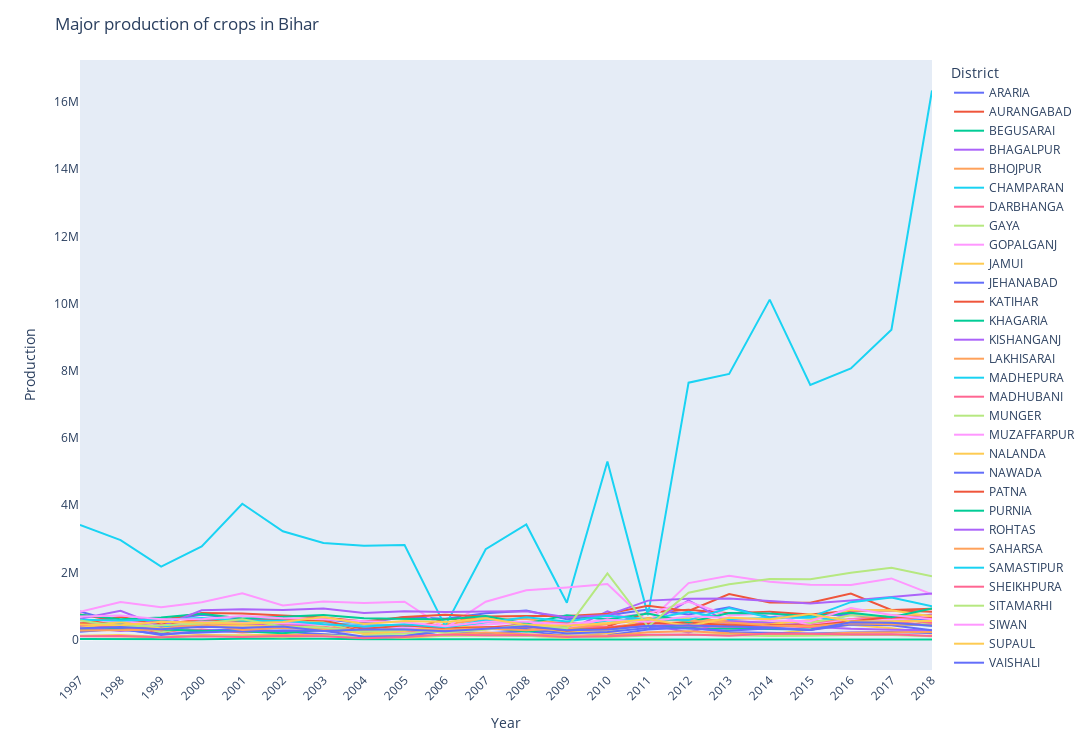

This figure's notebook cell:
### Code cell
temp=df.groupby(by=['District','Year']).sum().reset_index()
fig = px.line(temp, x='Year', y="Production", color="District",
                  line_group="District", hover_name="District")
fig.update_xaxes(showgrid=False,type='category')
fig.update_yaxes(showgrid=False)
fig.update_layout(xaxis_tickangle=-45,title='Major production of crops in Bihar',width=1200, height=750)
fig.show()

# fig.write_image("plots/production.png")

### Figure 1 — Plotly figure (JSON) as saved in the notebook; plotly's stock layout.template omitted (floating-point values rounded to 4 significant figures)
{"data": [{"hovertemplate": "<b>%{hovertext}</b><br><br>District=ARARIA<br>Year=%{x}<br>Production=%{y}<extra></extra>", "hovertext": ["ARARIA", "ARARIA", "ARARIA", "ARARIA", "ARARIA", "ARARIA", "ARARIA", "ARARIA", "ARARIA", "ARARIA", "ARARIA", "ARARIA", "ARARIA", "ARARIA", "ARARIA", "ARARIA", "ARARIA", "ARARIA", "ARARIA", "ARARIA", "ARARIA", "ARARIA"], "legendgroup": "ARARIA", "line": {"color": "#636efa", "dash": "solid"}, "mode": "lines", "name": "ARARIA", "showlegend": true, "type": "scatter", "x": [1997, 1998, 1999, 2000, 2001, 2002, 2003, 2004, 2005, 2006, 2007, 2008, 2009, 2010, 2011, 2012, 2013, 2014, 2015, 2016, 2017, 2018], "xaxis": "x", "y": [836859, 489792, 561797, 739463, 615699, 582055, 604366, 487054, 670125, 619500, 783227, 859985, 603758, 722218, 895584, 742002, 963354, 661433, 730432, 736307, 671329, 585403], "yaxis": "y"}, {"hovertemplate": "<b>%{hovertext}</b><br><br>District=AURANGABAD<br>Year=%{x}<br>Production=%{y}<extra></extra>", "hovertext": ["AURANGABAD", "AURANGABAD", "AURANGABAD", "AURANGABAD", "AURANGABAD", "AURANGABAD", "AURANGABAD", "AURANGABAD", "AURANGABAD", "AURANGABAD", "AURANGABAD", "AURANGABAD", "AURANGABAD", "AURANGABAD", "AURANGABAD", "AURANGABAD", "AURANGABAD", "AURANGABAD", "AURANGABAD", "AURANGABAD", "AURANGABAD", "AURANGABAD"], "legendgroup": "AURANGABAD", "line": {"color": "#EF553B", "dash": "solid"}, "mode": "lines", "name": "AURANGABAD", "showlegend": true, "type": "scatter", "x": [1997, 1998, 1999, 2000, 2001, 2002, 2003, 2004, 2005, 2006, 2007, 2008, 2009, 2010, 2011, 2012, 2013, 2014, 2015, 2016, 2017, 2018], "xaxis": "x", "y": [482519, 500030, 181924, 454354, 542358, 529014, 492161, 243099, 264793, 612586, 614574, 406222, 333749, 388927, 803711, 883509, 783630, 830327, 744977, 859975, 874444, 827188], "yaxis": "y"}, {"hovertemplate": "<b>%{hovertext}</b><br><br>District=BEGUSARAI<br>Year=%{x}<br>Production=%{y}<extra></extra>", "hovertext": ["BEGUSARAI", "BEGUSARAI", "BEGUSARAI", "BEGUSARAI", "BEGUSARAI", "BEGUSARAI", "BEGUSARAI", "BEGUSARAI", "BEGUSARAI", "BEGUSARAI", "BEGUSARAI", "BEGUSARAI", "BEGUSARAI", "BEGUSARAI", "BEGUSARAI", "BEGUSARAI", "BEGUSARAI", "BEGUSARAI", "BEGUSARAI", "BEGUSARAI", "BEGUSARAI", "BEGUSARAI"], "legendgroup": "BEGUSARAI", "line": {"color": "#00cc96", "dash": "solid"}, "mode": "lines", "name": "BEGUSARAI", "showlegend": true, "type": "scatter", "x": [1997, 1998, 1999, 2000, 2001, 2002, 2003, 2004, 2005, 2006, 2007, 2008, 2009, 2010, 2011, 2012, 2013, 2014, 2015, 2016, 2017, 2018], "xaxis": "x", "y": [17932, 13582, 5370, 9339, 25619, 26405, 26045, 5461, 12476, 1205, 5777, 1599, 897, 994, 1466, 2524, 593, 1143, 1091, 1208, 876, 1372], "yaxis": "y"}, {"hovertemplate": "<b>%{hovertext}</b><br><br>District=BHAGALPUR<br>Year=%{x}<br>Production=%{y}<extra></extra>", "hovertext": ["BHAGALPUR", "BHAGALPUR", "BHAGALPUR", "BHAGALPUR", "BHAGALPUR", "BHAGALPUR", "BHAGALPUR", "BHAGALPUR", "BHAGALPUR", "BHAGALPUR", "BHAGALPUR", "BHAGALPUR", "BHAGALPUR", "BHAGALPUR", "BHAGALPUR", "BHAGALPUR", "BHAGALPUR", "BHAGALPUR", "BHAGALPUR", "BHAGALPUR", "BHAGALPUR", "BHAGALPUR"], "legendgroup": "BHAGALPUR", "line": {"color": "#ab63fa", "dash": "solid"}, "mode": "lines", "name": "BHAGALPUR", "showlegend": true, "type": "scatter", "x": [1997, 1998, 1999, 2000, 2001, 2002, 2003, 2004, 2005, 2006, 2007, 2008, 2009, 2010, 2011, 2012, 2013, 2014, 2015, 2016, 2017, 2018], "xaxis": "x", "y": [452195, 433500, 434284, 462478, 498215, 418694, 497185, 361858, 374918, 307477, 320883, 277957, 256093, 835783, 432850, 1164253, 497118, 408645, 480611, 736482, 592149, 742275], "yaxis": "y"}, {"hovertemplate": "<b>%{hovertext}</b><br><br>District=BHOJPUR<br>Year=%{x}<br>Production=%{y}<extra></extra>", "hovertext": ["BHOJPUR", "BHOJPUR", "BHOJPUR", "BHOJPUR", "BHOJPUR", "BHOJPUR", "BHOJPUR", "BHOJPUR", "BHOJPUR", "BHOJPUR", "BHOJPUR", "BHOJPUR", "BHOJPUR", "BHOJPUR", "BHOJPUR", "BHOJPUR", "BHOJPUR", "BHOJPUR", "BHOJPUR", "BHOJPUR", "BHOJPUR", "BHOJPUR"], "legendgroup": "BHOJPUR", "line": {"color": "#FFA15A", "dash": "solid"}, "mode": "lines", "name": "BHOJPUR", "showlegend": true, "type": "scatter", "x": [1997, 1998, 1999, 2000, 2001, 2002, 2003, 2004, 2005, 2006, 2007, 2008, 2009, 2010, 2011, 2012, 2013, 2014, 2015, 2016, 2017, 2018], "xaxis": "x", "y": [438757, 463999, 249930, 511277, 542262, 450608, 485711, 188122, 421545, 449322, 615279, 613291, 471128, 482693, 638093, 619051, 547942, 490203, 537064, 603389, 718770, 711895], "yaxis": "y"}, {"hovertemplate": "<b>%{hovertext}</b><br><br>District=CHAMPARAN<br>Year=%{x}<br>Production=%{y}<extra></extra>", "hovertext": ["CHAMPARAN", "CHAMPARAN", "CHAMPARAN", "CHAMPARAN", "CHAMPARAN", "CHAMPARAN", "CHAMPARAN", "CHAMPARAN", "CHAMPARAN", "CHAMPARAN", "CHAMPARAN", "CHAMPARAN", "CHAMPARAN", "CHAMPARAN", "CHAMPARAN", "CHAMPARAN", "CHAMPARAN", "CHAMPARAN", "CHAMPARAN", "CHAMPARAN", "CHAMPARAN", "CHAMPARAN"], "legendgroup": "CHAMPARAN", "line": {"color": "#19d3f3", "dash": "solid"}, "mode": "lines", "name": "CHAMPARAN", "showlegend": true, "type": "scatter", "x": [1997, 1998, 1999, 2000, 2001, 2002, 2003, 2004, 2005, 2006, 2007, 2008, 2009, 2010, 2011, 2012, 2013, 2014, 2015, 2016, 2017, 2018], "xaxis": "x", "y": [3413868, 2960012, 2168193, 2768612, 4041407, 3223661, 2873070, 2788331, 2814112, 399513, 2686465, 3425904, 1095172, 5299217, 726468, 7645371, 7906157, 10118180, 7577476, 8070969, 9223560, 16343216], "yaxis": "y"}, {"hovertemplate": "<b>%{hovertext}</b><br><br>District=DARBHANGA<br>Year=%{x}<br>Production=%{y}<extra></extra>", "hovertext": ["DARBHANGA", "DARBHANGA", "DARBHANGA", "DARBHANGA", "DARBHANGA", "DARBHANGA", "DARBHANGA", "DARBHANGA", "DARBHANGA", "DARBHANGA", "DARBHANGA", "DARBHANGA", "DARBHANGA", "DARBHANGA", "DARBHANGA", "DARBHANGA", "DARBHANGA", "DARBHANGA", "DARBHANGA", "DARBHANGA", "DARBHANGA", "DARBHANGA"], "legendgroup": "DARBHANGA", "line": {"color": "#FF6692", "dash": "solid"}, "mode": "lines", "name": "DARBHANGA", "showlegend": true, "type": "scatter", "x": [1997, 1998, 1999, 2000, 2001, 2002, 2003, 2004, 2005, 2006, 2007, 2008, 2009, 2010, 2011, 2012, 2013, 2014, 2015, 2016, 2017, 2018], "xaxis": "x", "y": [279568, 329883, 243951, 295841, 212647, 263365, 266545, 217811, 240800, 238778, 334352, 369453, 344234, 352276, 402278, 430382, 460797, 386601, 487863, 571101, 535046, 424342], "yaxis": "y"}, {"hovertemplate": "<b>%{hovertext}</b><br><br>District=GAYA<br>Year=%{x}<br>Production=%{y}<extra></extra>", "hovertext": ["GAYA", "GAYA", "GAYA", "GAYA", "GAYA", "GAYA", "GAYA", "GAYA", "GAYA", "GAYA", "GAYA", "GAYA", "GAYA", "GAYA", "GAYA", "GAYA", "GAYA", "GAYA", "GAYA", "GAYA", "GAYA", "GAYA"], "legendgroup": "GAYA", "line": {"color": "#B6E880", "dash": "solid"}, "mode": "lines", "name": "GAYA", "showlegend": true, "type": "scatter", "x": [1997, 1998, 1999, 2000, 2001, 2002, 2003, 2004, 2005, 2006, 2007, 2008, 2009, 2010, 2011, 2012, 2013, 2014, 2015, 2016, 2017, 2018], "xaxis": "x", "y": [381799, 534167, 207944, 433132, 523623, 536522, 528499, 162880, 171241, 264662, 531118, 451909, 221689, 206338, 498887, 652116, 293616, 581166, 492083, 722407, 696230, 437074], "yaxis": "y"}, {"hovertemplate": "<b>%{hovertext}</b><br><br>District=GOPALGANJ<br>Year=%{x}<br>Production=%{y}<extra></extra>", "hovertext": ["GOPALGANJ", "GOPALGANJ", "GOPALGANJ", "GOPALGANJ", "GOPALGANJ", "GOPALGANJ", "GOPALGANJ", "GOPALGANJ", "GOPALGANJ", "GOPALGANJ", "GOPALGANJ", "GOPALGANJ", "GOPALGANJ", "GOPALGANJ", "GOPALGANJ", "GOPALGANJ", "GOPALGANJ", "GOPALGANJ", "GOPALGANJ", "GOPALGANJ", "GOPALGANJ", "GOPALGANJ"], "legendgroup": "GOPALGANJ", "line": {"color": "#FF97FF", "dash": "solid"}, "mode": "lines", "name": "GOPALGANJ", "showlegend": true, "type": "scatter", "x": [1997, 1998, 1999, 2000, 2001, 2002, 2003, 2004, 2005, 2006, 2007, 2008, 2009, 2010, 2011, 2012, 2013, 2014, 2015, 2016, 2017, 2018], "xaxis": "x", "y": [826131, 1118208, 957410, 1111559, 1376778, 1015578, 1128463, 1086650, 1126620, 331981, 1125234, 1465670, 1552067, 1649376, 505541, 1678765, 1900287, 1721483, 1629702, 1626030, 1818667, 1343762], "yaxis": "y"}, {"hovertemplate": "<b>%{hovertext}</b><br><br>District=JAMUI<br>Year=%{x}<br>Production=%{y}<extra></extra>", "hovertext": ["JAMUI", "JAMUI", "JAMUI", "JAMUI", "JAMUI", "JAMUI", "JAMUI", "JAMUI", "JAMUI", "JAMUI", "JAMUI", "JAMUI", "JAMUI", "JAMUI", "JAMUI", "JAMUI", "JAMUI", "JAMUI", "JAMUI", "JAMUI", "JAMUI", "JAMUI"], "legendgroup": "JAMUI", "line": {"color": "#FECB52", "dash": "solid"}, "mode": "lines", "name": "JAMUI", "showlegend": true, "type": "scatter", "x": [1997, 1998, 1999, 2000, 2001, 2002, 2003, 2004, 2005, 2006, 2007, 2008, 2009, 2010, 2011, 2012, 2013, 2014, 2015, 2016, 2017, 2018], "xaxis": "x", "y": [112870, 131626, 77410, 136635, 125435, 151253, 148206, 90358, 50054, 114227, 145823, 111094, 50824, 196763, 132216, 137364, 165248, 148165, 299209, 435971, 336138, 169806], "yaxis": "y"}, {"hovertemplate": "<b>%{hovertext}</b><br><br>District=JEHANABAD<br>Year=%{x}<br>Production=%{y}<extra></extra>", "hovertext": ["JEHANABAD", "JEHANABAD", "JEHANABAD", "JEHANABAD", "JEHANABAD", "JEHANABAD", "JEHANABAD", "JEHANABAD", "JEHANABAD", "JEHANABAD", "JEHANABAD", "JEHANABAD", "JEHANABAD", "JEHANABAD", "JEHANABAD", "JEHANABAD", "JEHANABAD", "JEHANABAD", "JEHANABAD", "JEHANABAD", "JEHANABAD", "JEHANABAD"], "legendgroup": "JEHANABAD", "line": {"color": "#636efa", "dash": "solid"}, "mode": "lines", "name": "JEHANABAD", "showlegend": true, "type": "scatter", "x": [1997, 1998, 1999, 2000, 2001, 2002, 2003, 2004, 2005, 2006, 2007, 2008, 2009, 2010, 2011, 2012, 2013, 2014, 2015, 2016, 2017, 2018], "xaxis": "x", "y": [233792, 325071, 135034, 258664, 312881, 241701, 165794, 82771, 99998, 255279, 189782, 249610, 111029, 117426, 300775, 368464, 218511, 207031, 176525, 206026, 221880, 195850], "yaxis": "y"}, {"hovertemplate": "<b>%{hovertext}</b><br><br>District=KATIHAR<br>Year=%{x}<br>Production=%{y}<extra></extra>", "hovertext": ["KATIHAR", "KATIHAR", "KATIHAR", "KATIHAR", "KATIHAR", "KATIHAR", "KATIHAR", "KATIHAR", "KATIHAR", "KATIHAR", "KATIHAR", "KATIHAR", "KATIHAR", "KATIHAR", "KATIHAR", "KATIHAR", "KATIHAR", "KATIHAR", "KATIHAR", "KATIHAR", "KATIHAR", "KATIHAR"], "legendgroup": "KATIHAR", "line": {"color": "#EF553B", "dash": "solid"}, "mode": "lines", "name": "KATIHAR", "showlegend": true, "type": "scatter", "x": [1997, 1998, 1999, 2000, 2001, 2002, 2003, 2004, 2005, 2006, 2007, 2008, 2009, 2010, 2011, 2012, 2013, 2014, 2015, 2016, 2017, 2018], "xaxis": "x", "y": [744067, 536378, 580306, 787644, 774825, 709834, 655963, 539781, 666714, 737994, 683256, 699109, 701352, 763993, 1002067, 848949, 1356091, 1103678, 1094099, 1366653, 882464, 913882], "yaxis": "y"}, {"hovertemplate": "<b>%{hovertext}</b><br><br>District=KHAGARIA<br>Year=%{x}<br>Production=%{y}<extra></extra>", "hovertext": ["KHAGARIA", "KHAGARIA", "KHAGARIA", "KHAGARIA", "KHAGARIA", "KHAGARIA", "KHAGARIA", "KHAGARIA", "KHAGARIA", "KHAGARIA", "KHAGARIA", "KHAGARIA", "KHAGARIA", "KHAGARIA", "KHAGARIA", "KHAGARIA", "KHAGARIA", "KHAGARIA", "KHAGARIA", "KHAGARIA", "KHAGARIA", "KHAGARIA"], "legendgroup": "KHAGARIA", "line": {"color": "#00cc96", "dash": "solid"}, "mode": "lines", "name": "KHAGARIA", "showlegend": true, "type": "scatter", "x": [1997, 1998, 1999, 2000, 2001, 2002, 2003, 2004, 2005, 2006, 2007, 2008, 2009, 2010, 2011, 2012, 2013, 2014, 2015, 2016, 2017, 2018], "xaxis": "x", "y": [326734, 296191, 300790, 260120, 249813, 187425, 292152, 242654, 311219, 306544, 354739, 236294, 297380, 308427, 424635, 335549, 328253, 305414, 300610, 567971, 463235, 413854], "yaxis": "y"}, {"hovertemplate": "<b>%{hovertext}</b><br><br>District=KISHANGANJ<br>Year=%{x}<br>Production=%{y}<extra></extra>", "hovertext": ["KISHANGANJ", "KISHANGANJ", "KISHANGANJ", "KISHANGANJ", "KISHANGANJ", "KISHANGANJ", "KISHANGANJ", "KISHANGANJ", "KISHANGANJ", "KISHANGANJ", "KISHANGANJ", "KISHANGANJ", "KISHANGANJ", "KISHANGANJ", "KISHANGANJ", "KISHANGANJ", "KISHANGANJ", "KISHANGANJ", "KISHANGANJ", "KISHANGANJ", "KISHANGANJ", "KISHANGANJ"], "legendgroup": "KISHANGANJ", "line": {"color": "#ab63fa", "dash": "solid"}, "mode": "lines", "name": "KISHANGANJ", "showlegend": true, "type": "scatter", "x": [1997, 1998, 1999, 2000, 2001, 2002, 2003, 2004, 2005, 2006, 2007, 2008, 2009, 2010, 2011, 2012, 2013, 2014, 2015, 2016, 2017, 2018], "xaxis": "x", "y": [368132, 253062, 327388, 531034, 431239, 419103, 467150, 426177, 417911, 323245, 317449, 343924, 274829, 301082, 451619, 207611, 550329, 500799, 382755, 321193, 291118, 277070], "yaxis": "y"}, {"hovertemplate": "<b>%{hovertext}</b><br><br>District=LAKHISARAI<br>Year=%{x}<br>Production=%{y}<extra></extra>", "hovertext": ["LAKHISARAI", "LAKHISARAI", "LAKHISARAI", "LAKHISARAI", "LAKHISARAI", "LAKHISARAI", "LAKHISARAI", "LAKHISARAI", "LAKHISARAI", "LAKHISARAI", "LAKHISARAI", "LAKHISARAI", "LAKHISARAI", "LAKHISARAI", "LAKHISARAI", "LAKHISARAI", "LAKHISARAI", "LAKHISARAI", "LAKHISARAI", "LAKHISARAI", "LAKHISARAI", "LAKHISARAI"], "legendgroup": "LAKHISARAI", "line": {"color": "#FFA15A", "dash": "solid"}, "mode": "lines", "name": "LAKHISARAI", "showlegend": true, "type": "scatter", "x": [1997, 1998, 1999, 2000, 2001, 2002, 2003, 2004, 2005, 2006, 2007, 2008, 2009, 2010, 2011, 2012, 2013, 2014, 2015, 2016, 2017, 2018], "xaxis": "x", "y": [102990, 99399, 64209, 126281, 94121, 135540, 124619, 66141, 93613, 157102, 208462, 154680, 122654, 115885, 217090, 245214, 185105, 151753, 159576, 201874, 217896, 222155], "yaxis": "y"}, {"hovertemplate": "<b>%{hovertext}</b><br><br>District=MADHEPURA<br>Year=%{x}<br>Production=%{y}<extra></extra>", "hovertext": ["MADHEPURA", "MADHEPURA", "MADHEPURA", "MADHEPURA", "MADHEPURA", "MADHEPURA", "MADHEPURA", "MADHEPURA", "MADHEPURA", "MADHEPURA", "MADHEPURA", "MADHEPURA", "MADHEPURA", "MADHEPURA", "MADHEPURA", "MADHEPURA", "MADHEPURA", "MADHEPURA", "MADHEPURA", "MADHEPURA", "MADHEPURA", "MADHEPURA"], "legendgroup": "MADHEPURA", "line": {"color": "#19d3f3", "dash": "solid"}, "mode": "lines", "name": "MADHEPURA", "showlegend": true, "type": "scatter", "x": [1997, 1998, 1999, 2000, 2001, 2002, 2003, 2004, 2005, 2006, 2007, 2008, 2009, 2010, 2011, 2012, 2013, 2014, 2015, 2016, 2017, 2018], "xaxis": "x", "y": [430981, 444464, 360051, 573821, 455100, 517902, 488017, 424095, 399297, 360083, 578915, 434442, 383888, 568314, 586947, 827276, 601137, 639627, 651973, 575244, 548709, 668037], "yaxis": "y"}, {"hovertemplate": "<b>%{hovertext}</b><br><br>District=MADHUBANI<br>Year=%{x}<br>Production=%{y}<extra></extra>", "hovertext": ["MADHUBANI", "MADHUBANI", "MADHUBANI", "MADHUBANI", "MADHUBANI", "MADHUBANI", "MADHUBANI", "MADHUBANI", "MADHUBANI", "MADHUBANI", "MADHUBANI", "MADHUBANI", "MADHUBANI", "MADHUBANI", "MADHUBANI", "MADHUBANI", "MADHUBANI", "MADHUBANI", "MADHUBANI", "MADHUBANI", "MADHUBANI", "MADHUBANI"], "legendgroup": "MADHUBANI", "line": {"color": "#FF6692", "dash": "solid"}, "mode": "lines", "name": "MADHUBANI", "showlegend": true, "type": "scatter", "x": [1997, 1998, 1999, 2000, 2001, 2002, 2003, 2004, 2005, 2006, 2007, 2008, 2009, 2010, 2011, 2012, 2013, 2014, 2015, 2016, 2017, 2018], "xaxis": "x", "y": [427433, 382707, 315821, 498975, 429999, 412443, 380572, 237111, 269886, 292584, 347715, 458117, 512020, 358596, 507998, 404465, 383700, 413144, 363554, 612501, 632070, 492882], "yaxis": "y"}, {"hovertemplate": "<b>%{hovertext}</b><br><br>District=MUNGER<br>Year=%{x}<br>Production=%{y}<extra></extra>", "hovertext": ["MUNGER", "MUNGER", "MUNGER", "MUNGER", "MUNGER", "MUNGER", "MUNGER", "MUNGER", "MUNGER", "MUNGER", "MUNGER", "MUNGER", "MUNGER", "MUNGER", "MUNGER", "MUNGER", "MUNGER", "MUNGER", "MUNGER", "MUNGER", "MUNGER", "MUNGER"], "legendgroup": "MUNGER", "line": {"color": "#B6E880", "dash": "solid"}, "mode": "lines", "name": "MUNGER", "showlegend": true, "type": "scatter", "x": [1997, 1998, 1999, 2000, 2001, 2002, 2003, 2004, 2005, 2006, 2007, 2008, 2009, 2010, 2011, 2012, 2013, 2014, 2015, 2016, 2017, 2018], "xaxis": "x", "y": [102394, 105922, 70971, 111753, 94090, 71063, 114960, 106581, 87967, 111268, 123141, 102394, 83736, 72284, 121095, 142516, 127497, 106223, 115059, 138247, 137536, 94080], "yaxis": "y"}, {"hovertemplate": "<b>%{hovertext}</b><br><br>District=MUZAFFARPUR<br>Year=%{x}<br>Production=%{y}<extra></extra>", "hovertext": ["MUZAFFARPUR", "MUZAFFARPUR", "MUZAFFARPUR", "MUZAFFARPUR", "MUZAFFARPUR", "MUZAFFARPUR", "MUZAFFARPUR", "MUZAFFARPUR", "MUZAFFARPUR", "MUZAFFARPUR", "MUZAFFARPUR", "MUZAFFARPUR", "MUZAFFARPUR", "MUZAFFARPUR", "MUZAFFARPUR", "MUZAFFARPUR", "MUZAFFARPUR", "MUZAFFARPUR", "MUZAFFARPUR", "MUZAFFARPUR", "MUZAFFARPUR", "MUZAFFARPUR"], "legendgroup": "MUZAFFARPUR", "line": {"color": "#FF97FF", "dash": "solid"}, "mode": "lines", "name": "MUZAFFARPUR", "showlegend": true, "type": "scatter", "x": [1997, 1998, 1999, 2000, 2001, 2002, 2003, 2004, 2005, 2006, 2007, 2008, 2009, 2010, 2011, 2012, 2013, 2014, 2015, 2016, 2017, 2018], "xaxis": "x", "y": [574692, 552077, 438103, 514636, 522266, 496881, 458002, 403794, 348177, 336745, 450124, 524473, 317924, 645667, 776071, 1125164, 718078, 780715, 421596, 596056, 582065, 686113], "yaxis": "y"}, {"hovertemplate": "<b>%{hovertext}</b><br><br>District=NALANDA<br>Year=%{x}<br>Production=%{y}<extra></extra>", "hovertext": ["NALANDA", "NALANDA", "NALANDA", "NALANDA", "NALANDA", "NALANDA", "NALANDA", "NALANDA", "NALANDA", "NALANDA", "NALANDA", "NALANDA", "NALANDA", "NALANDA", "NALANDA", "NALANDA", "NALANDA", "NALANDA", "NALANDA", "NALANDA", "NALANDA", "NALANDA"], "legendgroup": "NALANDA", "line": {"color": "#FECB52", "dash": "solid"}, "mode": "lines", "name": "NALANDA", "showlegend": true, "type": "scatter", "x": [1997, 1998, 1999, 2000, 2001, 2002, 2003, 2004, 2005, 2006, 2007, 2008, 2009, 2010, 2011, 2012, 2013, 2014, 2015, 2016, 2017, 2018], "xaxis": "x", "y": [345447, 522757, 325955, 406620, 418391, 376476, 353517, 172672, 255764, 409396, 349875, 317873, 230639, 272457, 617648, 587943, 407832, 454658, 583200, 882457, 871885, 682661], "yaxis": "y"}, {"hovertemplate": "<b>%{hovertext}</b><br><br>District=NAWADA<br>Year=%{x}<br>Production=%{y}<extra></extra>", "hovertext": ["NAWADA", "NAWADA", "NAWADA", "NAWADA", "NAWADA", "NAWADA", "NAWADA", "NAWADA", "NAWADA", "NAWADA", "NAWADA", "NAWADA", "NAWADA", "NAWADA", "NAWADA", "NAWADA", "NAWADA", "NAWADA", "NAWADA", "NAWADA", "NAWADA", "NAWADA"], "legendgroup": "NAWADA", "line": {"color": "#636efa", "dash": "solid"}, "mode": "lines", "name": "NAWADA", "showlegend": true, "type": "scatter", "x": [1997, 1998, 1999, 2000, 2001, 2002, 2003, 2004, 2005, 2006, 2007, 2008, 2009, 2010, 2011, 2012, 2013, 2014, 2015, 2016, 2017, 2018], "xaxis": "x", "y": [256667, 300034, 165092, 204914, 257222, 268194, 261547, 82665, 106481, 258692, 320467, 313280, 178946, 221175, 342715, 326411, 261652, 334313, 282061, 446536, 426499, 277412], "yaxis": "y"}, {"hovertemplate": "<b>%{hovertext}</b><br><br>District=PATNA<br>Year=%{x}<br>Production=%{y}<extra></extra>", "hovertext": ["PATNA", "PATNA", "PATNA", "PATNA", "PATNA", "PATNA", "PATNA", "PATNA", "PATNA", "PATNA", "PATNA", "PATNA", "PATNA", "PATNA", "PATNA", "PATNA", "PATNA", "PATNA", "PATNA", "PATNA", "PATNA", "PATNA"], "legendgroup": "PATNA", "line": {"color": "#EF553B", "dash": "solid"}, "mode": "lines", "name": "PATNA", "showlegend": true, "type": "scatter", "x": [1997, 1998, 1999, 2000, 2001, 2002, 2003, 2004, 2005, 2006, 2007, 2008, 2009, 2010, 2011, 2012, 2013, 2014, 2015, 2016, 2017, 2018], "xaxis": "x", "y": [451158, 679242, 444642, 602652, 548469, 593032, 562502, 310760, 422640, 336420, 362657, 394912, 262595, 341771, 475952, 505837, 421104, 439908, 412983, 532964, 668519, 632954], "yaxis": "y"}, {"hovertemplate": "<b>%{hovertext}</b><br><br>District=PURNIA<br>Year=%{x}<br>Production=%{y}<extra></extra>", "hovertext": ["PURNIA", "PURNIA", "PURNIA", "PURNIA", "PURNIA", "PURNIA", "PURNIA", "PURNIA", "PURNIA", "PURNIA", "PURNIA", "PURNIA", "PURNIA", "PURNIA", "PURNIA", "PURNIA", "PURNIA", "PURNIA", "PURNIA", "PURNIA", "PURNIA", "PURNIA"], "legendgroup": "PURNIA", "line": {"color": "#00cc96", "dash": "solid"}, "mode": "lines", "name": "PURNIA", "showlegend": true, "type": "scatter", "x": [1997, 1998, 1999, 2000, 2001, 2002, 2003, 2004, 2005, 2006, 2007, 2008, 2009, 2010, 2011, 2012, 2013, 2014, 2015, 2016, 2017, 2018], "xaxis": "x", "y": [735549, 605323, 657450, 767315, 627471, 679132, 733098, 635135, 612461, 596251, 701627, 480546, 719530, 594083, 771158, 514149, 788826, 775438, 693708, 799465, 666319, 924705], "yaxis": "y"}, {"hovertemplate": "<b>%{hovertext}</b><br><br>District=ROHTAS<br>Year=%{x}<br>Production=%{y}<extra></extra>", "hovertext": ["ROHTAS", "ROHTAS", "ROHTAS", "ROHTAS", "ROHTAS", "ROHTAS", "ROHTAS", "ROHTAS", "ROHTAS", "ROHTAS", "ROHTAS", "ROHTAS", "ROHTAS", "ROHTAS", "ROHTAS", "ROHTAS", "ROHTAS", "ROHTAS", "ROHTAS", "ROHTAS", "ROHTAS", "ROHTAS"], "legendgroup": "ROHTAS", "line": {"color": "#ab63fa", "dash": "solid"}, "mode": "lines", "name": "ROHTAS", "showlegend": true, "type": "scatter", "x": [1997, 1998, 1999, 2000, 2001, 2002, 2003, 2004, 2005, 2006, 2007, 2008, 2009, 2010, 2011, 2012, 2013, 2014, 2015, 2016, 2017, 2018], "xaxis": "x", "y": [616150, 855750, 388825, 868799, 904453, 879257, 920436, 792060, 842353, 822310, 833900, 842383, 664319, 726735, 1158052, 1213954, 1222971, 1142021, 1072356, 1165144, 1273815, 1370881], "yaxis": "y"}, {"hovertemplate": "<b>%{hovertext}</b><br><br>District=SAHARSA<br>Year=%{x}<br>Production=%{y}<extra></extra>", "hovertext": ["SAHARSA", "SAHARSA", "SAHARSA", "SAHARSA", "SAHARSA", "SAHARSA", "SAHARSA", "SAHARSA", "SAHARSA", "SAHARSA", "SAHARSA", "SAHARSA", "SAHARSA", "SAHARSA", "SAHARSA", "SAHARSA", "SAHARSA", "SAHARSA", "SAHARSA", "SAHARSA", "SAHARSA", "SAHARSA"], "legendgroup": "SAHARSA", "line": {"color": "#FFA15A", "dash": "solid"}, "mode": "lines", "name": "SAHARSA", "showlegend": true, "type": "scatter", "x": [1997, 1998, 1999, 2000, 2001, 2002, 2003, 2004, 2005, 2006, 2007, 2008, 2009, 2010, 2011, 2012, 2013, 2014, 2015, 2016, 2017, 2018], "xaxis": "x", "y": [265644, 280574, 291435, 454517, 287050, 352521, 316743, 277173, 292760, 296206, 331050, 275277, 324428, 466084, 595202, 558394, 504521, 419442, 392940, 484622, 443831, 424634], "yaxis": "y"}, {"hovertemplate": "<b>%{hovertext}</b><br><br>District=SAMASTIPUR<br>Year=%{x}<br>Production=%{y}<extra></extra>", "hovertext": ["SAMASTIPUR", "SAMASTIPUR", "SAMASTIPUR", "SAMASTIPUR", "SAMASTIPUR", "SAMASTIPUR", "SAMASTIPUR", "SAMASTIPUR", "SAMASTIPUR", "SAMASTIPUR", "SAMASTIPUR", "SAMASTIPUR", "SAMASTIPUR", "SAMASTIPUR", "SAMASTIPUR", "SAMASTIPUR", "SAMASTIPUR", "SAMASTIPUR", "SAMASTIPUR", "SAMASTIPUR", "SAMASTIPUR", "SAMASTIPUR"], "legendgroup": "SAMASTIPUR", "line": {"color": "#19d3f3", "dash": "solid"}, "mode": "lines", "name": "SAMASTIPUR", "showlegend": true, "type": "scatter", "x": [1997, 1998, 1999, 2000, 2001, 2002, 2003, 2004, 2005, 2006, 2007, 2008, 2009, 2010, 2011, 2012, 2013, 2014, 2015, 2016, 2017, 2018], "xaxis": "x", "y": [590354, 567173, 589001, 644231, 560806, 567065, 452742, 390462, 455508, 367210, 510255, 665116, 538682, 703891, 602352, 578281, 937440, 650164, 668054, 1112616, 1252185, 986590], "yaxis": "y"}, {"hovertemplate": "<b>%{hovertext}</b><br><br>District=SHEIKHPURA<br>Year=%{x}<br>Production=%{y}<extra></extra>", "hovertext": ["SHEIKHPURA", "SHEIKHPURA", "SHEIKHPURA", "SHEIKHPURA", "SHEIKHPURA", "SHEIKHPURA", "SHEIKHPURA", "SHEIKHPURA", "SHEIKHPURA", "SHEIKHPURA", "SHEIKHPURA", "SHEIKHPURA", "SHEIKHPURA", "SHEIKHPURA", "SHEIKHPURA", "SHEIKHPURA", "SHEIKHPURA", "SHEIKHPURA", "SHEIKHPURA", "SHEIKHPURA", "SHEIKHPURA", "SHEIKHPURA"], "legendgroup": "SHEIKHPURA", "line": {"color": "#FF6692", "dash": "solid"}, "mode": "lines", "name": "SHEIKHPURA", "showlegend": true, "type": "scatter", "x": [1997, 1998, 1999, 2000, 2001, 2002, 2003, 2004, 2005, 2006, 2007, 2008, 2009, 2010, 2011, 2012, 2013, 2014, 2015, 2016, 2017, 2018], "xaxis": "x", "y": [94103, 102233, 63966, 94912, 73515, 101391, 97654, 38307, 78181, 148950, 125333, 133671, 77395, 95890, 141395, 147309, 114590, 175673, 170256, 147943, 157184, 101863], "yaxis": "y"}, {"hovertemplate": "<b>%{hovertext}</b><br><br>District=SITAMARHI<br>Year=%{x}<br>Production=%{y}<extra></extra>", "hovertext": ["SITAMARHI", "SITAMARHI", "SITAMARHI", "SITAMARHI", "SITAMARHI", "SITAMARHI", "SITAMARHI", "SITAMARHI", "SITAMARHI", "SITAMARHI", "SITAMARHI", "SITAMARHI", "SITAMARHI", "SITAMARHI", "SITAMARHI", "SITAMARHI", "SITAMARHI", "SITAMARHI", "SITAMARHI", "SITAMARHI", "SITAMARHI", "SITAMARHI"], "legendgroup": "SITAMARHI", "line": {"color": "#B6E880", "dash": "solid"}, "mode": "lines", "name": "SITAMARHI", "showlegend": true, "type": "scatter", "x": [1997, 1998, 1999, 2000, 2001, 2002, 2003, 2004, 2005, 2006, 2007, 2008, 2009, 2010, 2011, 2012, 2013, 2014, 2015, 2016, 2017, 2018], "xaxis": "x", "y": [568524, 389945, 425052, 474435, 606143, 387985, 358093, 233812, 293213, 207725, 288822, 449577, 332677, 1965963, 385365, 1394372, 1644388, 1800034, 1796325, 1988301, 2134402, 1886119], "yaxis": "y"}, {"hovertemplate": "<b>%{hovertext}</b><br><br>District=SIWAN<br>Year=%{x}<br>Production=%{y}<extra></extra>", "hovertext": ["SIWAN", "SIWAN", "SIWAN", "SIWAN", "SIWAN", "SIWAN", "SIWAN", "SIWAN", "SIWAN", "SIWAN", "SIWAN", "SIWAN", "SIWAN", "SIWAN", "SIWAN", "SIWAN", "SIWAN", "SIWAN", "SIWAN", "SIWAN", "SIWAN", "SIWAN"], "legendgroup": "SIWAN", "line": {"color": "#FF97FF", "dash": "solid"}, "mode": "lines", "name": "SIWAN", "showlegend": true, "type": "scatter", "x": [1997, 1998, 1999, 2000, 2001, 2002, 2003, 2004, 2005, 2006, 2007, 2008, 2009, 2010, 2011, 2012, 2013, 2014, 2015, 2016, 2017, 2018], "xaxis": "x", "y": [684846, 717295, 600732, 602633, 702840, 632151, 602369, 545194, 510995, 393062, 527772, 531896, 445509, 587607, 527379, 691282, 647658, 562574, 545851, 937711, 727878, 599963], "yaxis": "y"}, {"hovertemplate": "<b>%{hovertext}</b><br><br>District=SUPAUL<br>Year=%{x}<br>Production=%{y}<extra></extra>", "hovertext": ["SUPAUL", "SUPAUL", "SUPAUL", "SUPAUL", "SUPAUL", "SUPAUL", "SUPAUL", "SUPAUL", "SUPAUL", "SUPAUL", "SUPAUL", "SUPAUL", "SUPAUL", "SUPAUL", "SUPAUL", "SUPAUL", "SUPAUL", "SUPAUL", "SUPAUL", "SUPAUL", "SUPAUL", "SUPAUL"], "legendgroup": "SUPAUL", "line": {"color": "#FECB52", "dash": "solid"}, "mode": "lines", "name": "SUPAUL", "showlegend": true, "type": "scatter", "x": [1997, 1998, 1999, 2000, 2001, 2002, 2003, 2004, 2005, 2006, 2007, 2008, 2009, 2010, 2011, 2012, 2013, 2014, 2015, 2016, 2017, 2018], "xaxis": "x", "y": [447940, 425453, 532084, 496086, 475248, 524581, 670585, 462305, 552434, 518877, 633905, 433951, 413405, 486837, 611581, 402255, 644758, 606362, 758489, 539291, 554898, 548161], "yaxis": "y"}, {"hovertemplate": "<b>%{hovertext}</b><br><br>District=VAISHALI<br>Year=%{x}<br>Production=%{y}<extra></extra>", "hovertext": ["VAISHALI", "VAISHALI", "VAISHALI", "VAISHALI", "VAISHALI", "VAISHALI", "VAISHALI", "VAISHALI", "VAISHALI", "VAISHALI", "VAISHALI", "VAISHALI", "VAISHALI", "VAISHALI", "VAISHALI", "VAISHALI", "VAISHALI", "VAISHALI", "VAISHALI", "VAISHALI", "VAISHALI", "VAISHALI"], "legendgroup": "VAISHALI", "line": {"color": "#636efa", "dash": "solid"}, "mode": "lines", "name": "VAISHALI", "showlegend": true, "type": "scatter", "x": [1997, 1998, 1999, 2000, 2001, 2002, 2003, 2004, 2005, 2006, 2007, 2008, 2009, 2010, 2011, 2012, 2013, 2014, 2015, 2016, 2017, 2018], "xaxis": "x", "y": [336638, 371433, 309397, 381705, 347204, 385516, 252937, 301396, 301211, 247623, 323362, 397392, 274762, 299535, 399347, 414686, 385232, 358553, 285897, 511347, 500583, 410758], "yaxis": "y"}], "layout": {"height": 750, "legend": {"title": {"text": "District"}, "tracegroupgap": 0}, "margin": {"t": 60}, "title": {"text": "Major production of crops in Bihar"}, "width": 1200, "xaxis": {"anchor": "y", "domain": [0, 1], "showgrid": false, "tickangle": -45, "title": {"text": "Year"}, "type": "category"}, "yaxis": {"anchor": "x", "domain": [0, 1], "showgrid": false, "title": {"text": "Production"}}}}
